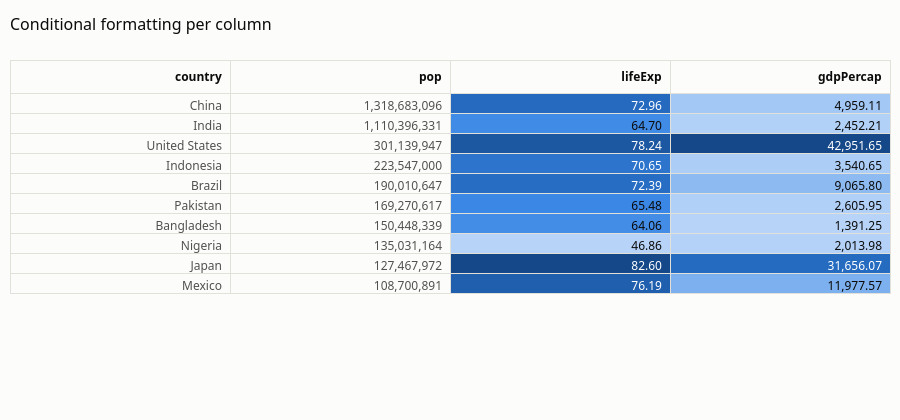

Notebook code cell kept with this figure:
### Code cell
pc.table_chart(g07.nlargest(10, 'pop')[['country', 'pop', 'lifeExp', 'gdpPercap']], heat=['lifeExp', 'gdpPercap'],
               backend='plotly', title='Conditional formatting per column')

### Figure 1 — Plotly figure (JSON) as saved in the notebook; plotly's stock layout.template omitted (floating-point values rounded to 4 significant figures)
{"data": [{"cells": {"align": "right", "fill": {"color": [["#fcfcfb", "#fcfcfb", "#fcfcfb", "#fcfcfb", "#fcfcfb", "#fcfcfb", "#fcfcfb", "#fcfcfb", "#fcfcfb", "#fcfcfb"], ["#fcfcfb", "#fcfcfb", "#fcfcfb", "#fcfcfb", "#fcfcfb", "#fcfcfb", "#fcfcfb", "#fcfcfb", "#fcfcfb", "#fcfcfb"], ["#256abf", "#408be6", "#1c57a1", "#2c74cc", "#276dc3", "#3a87e5", "#438de6", "#b7d4f8", "#154889", "#1f5fad"], ["#a3c8f5", "#b1d1f7", "#154889", "#abcdf6", "#8cbaf1", "#b0d0f7", "#b7d4f8", "#b4d2f7", "#256bc0", "#7cb0ee"]]}, "font": {"color": ["#52514e", "#52514e", ["#ffffff", "#0b0b0b", "#ffffff", "#ffffff", "#ffffff", "#0b0b0b", "#0b0b0b", "#0b0b0b", "#ffffff", "#ffffff"], ["#0b0b0b", "#0b0b0b", "#ffffff", "#0b0b0b", "#0b0b0b", "#0b0b0b", "#0b0b0b", "#0b0b0b", "#ffffff", "#0b0b0b"]]}, "line": {"color": "#e1e0d9"}, "values": [["China", "India", "United States", "Indonesia", "Brazil", "Pakistan", "Bangladesh", "Nigeria", "Japan", "Mexico"], ["1,318,683,096", "1,110,396,331", "301,139,947", "223,547,000", "190,010,647", "169,270,617", "150,448,339", "135,031,164", "127,467,972", "108,700,891"], ["72.96", "64.70", "78.24", "70.65", "72.39", "65.48", "64.06", "46.86", "82.60", "76.19"], ["4,959.11", "2,452.21", "42,951.65", "3,540.65", "9,065.80", "2,605.95", "1,391.25", "2,013.98", "31,656.07", "11,977.57"]]}, "header": {"align": "right", "fill": {"color": "#fcfcfb"}, "font": {"color": "#0b0b0b"}, "line": {"color": "#e1e0d9"}, "values": ["<b>country</b>", "<b>pop</b>", "<b>lifeExp</b>", "<b>gdpPercap</b>"]}, "type": "table"}], "layout": {"height": 420, "margin": {"l": 10, "r": 10}, "title": {"text": "Conditional formatting per column"}}}
